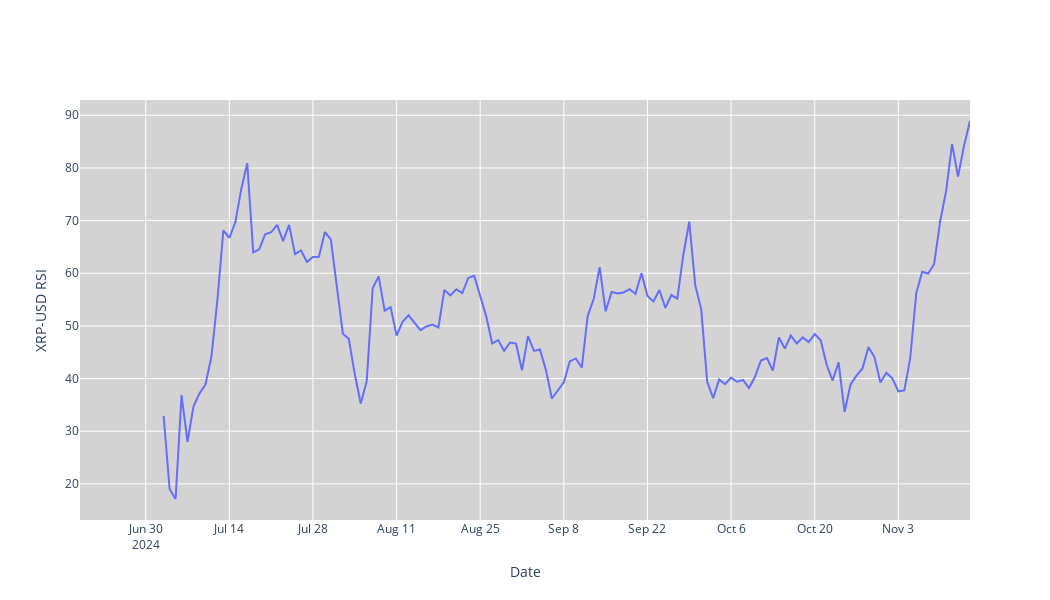

This figure's notebook cell:
### Code cell
#RSI
fig = go.Figure(data=[go.Scatter(x=stock_data.index, y=stock_data['RSI'], mode='lines', name='RSI')])
fig.update_layout(
    xaxis_rangeslider_visible=False,
    yaxis_title=f'{ticker} RSI',
    xaxis_title='Date',
    plot_bgcolor='lightgrey',
    width=1050,
    height=600
)
fig.show()
fig.write_image('./images/RSI.png')

### Figure 1 — Plotly figure (JSON) as saved in the notebook; plotly's stock layout.template omitted (floating-point values rounded to 4 significant figures; data arrays with more than 128 entries replaced by an {"elided": "..."} marker saying what was removed)
{"data": [{"mode": "lines", "name": "RSI", "type": "scatter", "x": {"elided": "150 str values"}, "y": {"elided": "150 float values"}}], "layout": {"height": 600, "plot_bgcolor": "lightgrey", "width": 1050, "xaxis": {"rangeslider": {"visible": false}, "title": {"text": "Date"}}, "yaxis": {"title": {"text": "XRP-USD RSI"}}}}
